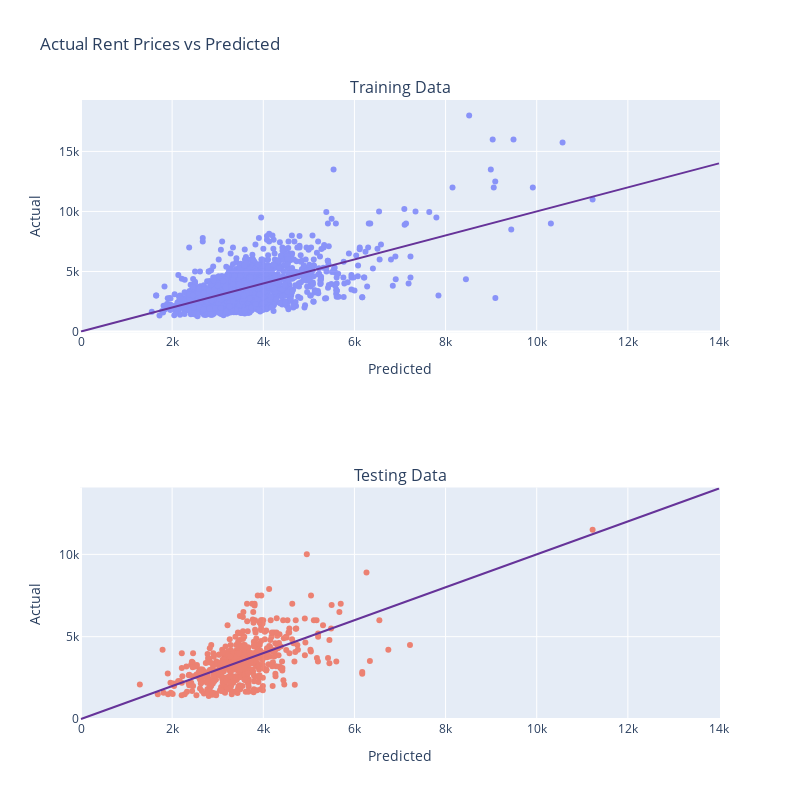

Notebook source saved alongside this figure:
### Code cell
act_vs_pred(model1, X=[X_train, X_test], y=[y_train, y_test], subplot_titles=['Training Data', 'Testing Data'])

### Figure 1 — Plotly figure (JSON) as saved in the notebook; plotly's stock layout.template omitted (floating-point values rounded to 4 significant figures; data arrays with more than 128 entries replaced by an {"elided": "..."} marker saying what was removed)
{"data": [{"mode": "markers", "opacity": 0.7, "type": "scatter", "x": {"elided": "2176 float values"}, "xaxis": "x", "y": {"elided": "2176 int values"}, "yaxis": "y"}, {"mode": "markers", "opacity": 0.7, "type": "scatter", "x": {"elided": "545 float values"}, "xaxis": "x2", "y": {"elided": "545 int values"}, "yaxis": "y2"}], "layout": {"annotations": [{"font": {"size": 16}, "showarrow": false, "text": "Training Data", "x": 0.5, "xanchor": "center", "xref": "paper", "y": 1, "yanchor": "bottom", "yref": "paper"}, {"font": {"size": 16}, "showarrow": false, "text": "Testing Data", "x": 0.5, "xanchor": "center", "xref": "paper", "y": 0.375, "yanchor": "bottom", "yref": "paper"}], "height": 800, "shapes": [{"line": {"color": "#663399"}, "type": "line", "x0": 0, "x1": 14000, "xref": "x", "y0": 0, "y1": 14000, "yref": "y"}, {"line": {"color": "#663399"}, "type": "line", "x0": 0, "x1": 14000, "xref": "x2", "y0": 0, "y1": 14000, "yref": "y2"}], "showlegend": false, "title": {"text": "Actual Rent Prices vs Predicted"}, "width": 800, "xaxis": {"anchor": "y", "domain": [0, 1], "title": {"text": "Predicted"}}, "xaxis2": {"anchor": "y2", "domain": [0, 1], "title": {"text": "Predicted"}}, "yaxis": {"anchor": "x", "domain": [0.625, 1], "title": {"text": "Actual"}}, "yaxis2": {"anchor": "x2", "domain": [0, 0.375], "title": {"text": "Actual"}}}}
